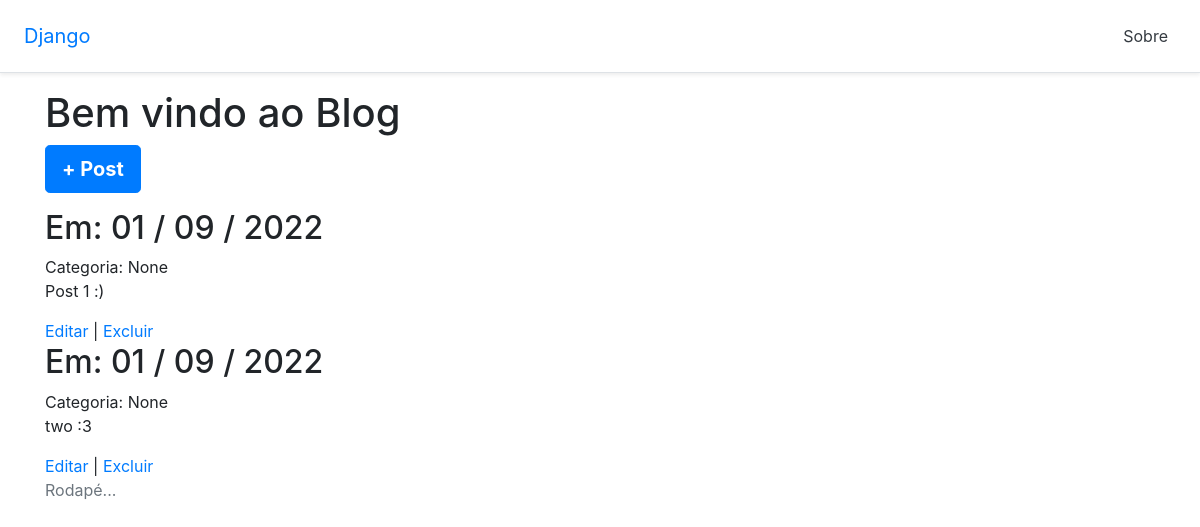
The page /ola-mundo/ on the database as committed earlier.
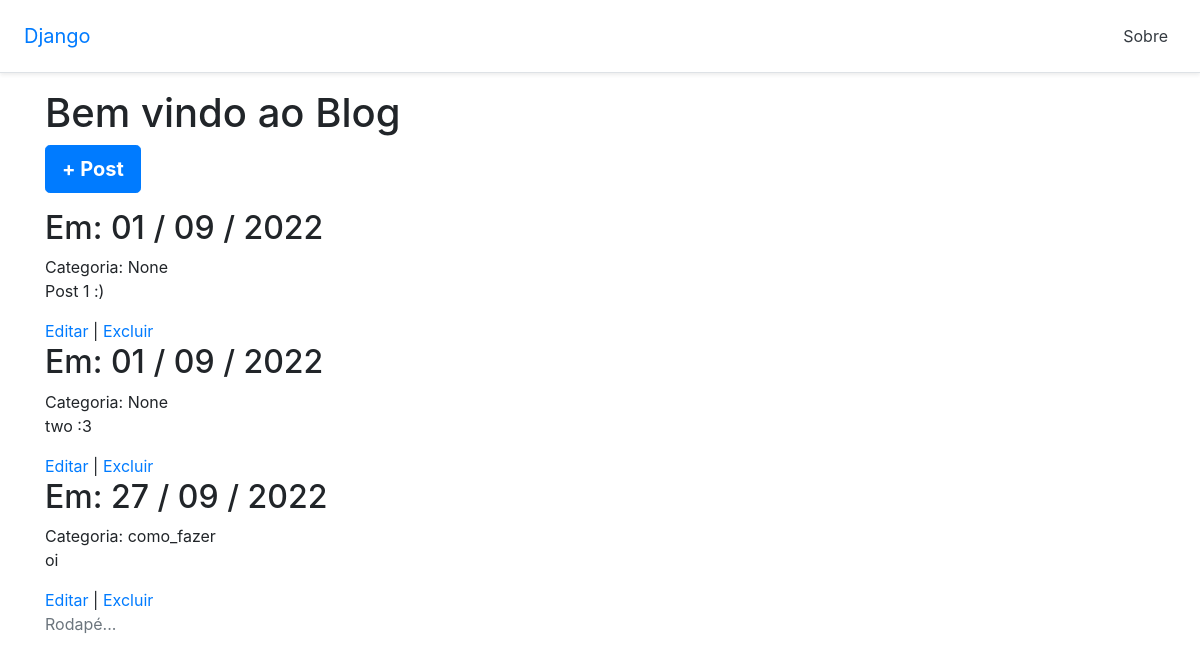
The same page on the database as committed later.
### blog/models.py (models this page shows)
class Post(models.Model):
    body_text = models.TextField('Texto Principal')
    pub_date = models.DateTimeField('Data Publicação')
    categoria = models.CharField(
        'Categoria',
        max_length=15,
        choices=[
            ('noticias', 'Notícias'),
            ('como_fazer', 'Como Fazer'),
            ('review', 'Review'),
        ],
        default=None,
        null=True
    )

### blog/views.py (the view)
# urls.py: path('ola-mundo/', ola, name="ola"),
def ola(request):
	posts = Post.objects.all()
	return TemplateResponse(
			request,
			'posts_tpl.html',
			{'posts_list': posts }
		)

### templates/posts_tpl.html (shortened to what this page needs)
{% extends '_layout1.html' %}
{% block content %}
    <h1>Bem vindo ao Blog</h1>
    <p>
        <a href="{% url 'post_add' %}" class="btn btn-lg btn-primary font-weight-bold">
        + Post
        </a>
    </p>
    {% for post in posts_list %}
    <article>
        <h2>Em: {{ post.pub_date|date:"d / m / Y" }}</h2>
        <span>Categoria: {{ post.categoria }}</span>
        <p>{{ post.body_text }}</p>
        <a href="{% url 'post_edit' pk=post.id %}" class="link-secondary">Editar</a> | <a href="{% url 'post_delete' pk=post.id %}" class="link-secondary">Excluir</a>
    </article>
    {% endfor %}
{% endblock %}

### templates/_layout1.html (shortened to what this page needs)
{% extends '_base.html' %}
{% load static %}
{% block css %}
<link rel="stylesheet" href="https://stackpath.bootstrapcdn.com/bootstrap/4.4.1/css/bootstrap.min.css">
<link rel="stylesheet" href="{% static 'css/base.css' %}">
{% endblock %}
{% block header %}
    <main role="main">
        <div class="d-flex flex-column flex-md-row align-items-center p-3 px-md-4 mb-3
    bg-white border-bottom shadow-sm">
            <h5 class="my-0 mr-md-auto font-weight-normal">
                <a href="{% url 'index' %}">Django</a>
            </h5>
            <a class="p-2 text-dark" href="{% url 'ola' %}">Sobre</a>
        </div>
    </main>
{% endblock %}
{% block main %}
<div class="container">
    {% block content %}{% endblock content %}
</div>
{% endblock %}
{% block footer %}
<footer class="footer">
    <div class="container">
        <span class="text-muted">Rodapé...</span>
    </div>
</footer>
{% endblock %}

### templates/_base.html (shortened to what this page needs)
{% load static %}
<!DOCTYPE html>
<html>
<head>
    {% block css %}
    {% endblock %}
</head>
<body>
    {% block header %}
    {% endblock %}
    {% block main %}{% endblock %}
    {% block footer %}
    {% endblock %}
</body>
</html>

Rows that differ between the two databases and show on the page:
added Post: pub_date "27 / 09 / 2022", categoria "como_fazer", body_text "oi"
